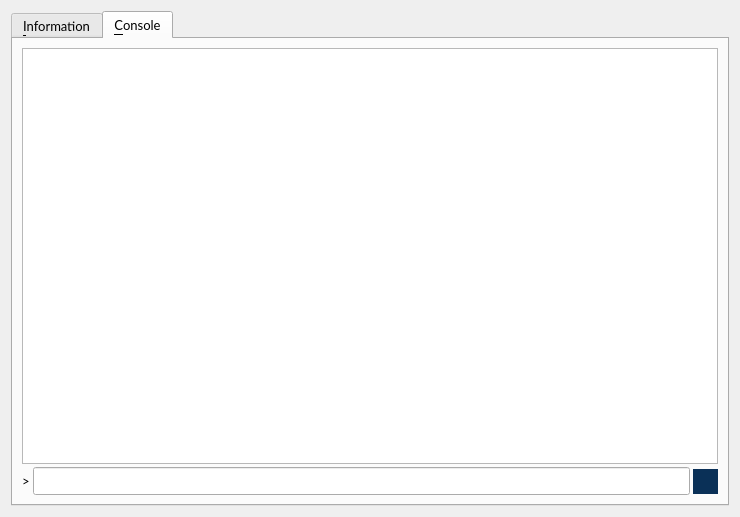
<?xml version="1.0" encoding="UTF-8"?>
<ui version="4.0">
 <class>RPCConsole</class>
 <widget class="QDialog" name="RPCConsole">
  <property name="geometry">
   <rect>
    <x>0</x>
    <y>0</y>
    <width>740</width>
    <height>517</height>
   </rect>
  </property>
  <property name="windowTitle">
   <string>VeriCoin - Debug window</string>
  </property>
  <layout class="QVBoxLayout" name="verticalLayout_2">
   <item>
    <widget class="QTabWidget" name="tabWidget">
     <property name="font">
      <font>
       <family>Lato</family>
       <pointsize>10</pointsize>
      </font>
     </property>
     <property name="currentIndex">
      <number>1</number>
     </property>
     <widget class="QWidget" name="tab_info">
      <attribute name="title">
       <string>&amp;Information</string>
      </attribute>
      <layout class="QGridLayout" name="gridLayout" columnstretch="0,1">
       <property name="horizontalSpacing">
        <number>12</number>
       </property>
       <item row="0" column="0">
        <widget class="QLabel" name="label_9">
         <property name="font">
          <font>
           <weight>75</weight>
           <bold>true</bold>
          </font>
         </property>
         <property name="text">
          <string>VeriCoin Core</string>
         </property>
        </widget>
       </item>
       <item row="1" column="0">
        <widget class="QLabel" name="label_5">
         <property name="text">
          <string>Client name</string>
         </property>
        </widget>
       </item>
       <item row="1" column="1">
        <widget class="QLabel" name="clientName">
         <property name="cursor">
          <cursorShape>IBeamCursor</cursorShape>
         </property>
         <property name="text">
          <string>N/A</string>
         </property>
         <property name="textFormat">
          <enum>Qt::PlainText</enum>
         </property>
         <property name="textInteractionFlags">
          <set>Qt::LinksAccessibleByMouse|Qt::TextSelectableByKeyboard|Qt::TextSelectableByMouse</set>
         </property>
        </widget>
       </item>
       <item row="2" column="0">
        <widget class="QLabel" name="label_6">
         <property name="text">
          <string>Client version</string>
         </property>
        </widget>
       </item>
       <item row="2" column="1">
        <widget class="QLabel" name="clientVersion">
         <property name="cursor">
          <cursorShape>IBeamCursor</cursorShape>
         </property>
         <property name="text">
          <string>N/A</string>
         </property>
         <property name="textFormat">
          <enum>Qt::PlainText</enum>
         </property>
         <property name="textInteractionFlags">
          <set>Qt::LinksAccessibleByMouse|Qt::TextSelectableByKeyboard|Qt::TextSelectableByMouse</set>
         </property>
        </widget>
       </item>
       <item row="3" column="0">
        <widget class="QLabel" name="label_14">
         <property name="text">
          <string>Using OpenSSL version</string>
         </property>
         <property name="indent">
          <number>10</number>
         </property>
        </widget>
       </item>
       <item row="3" column="1">
        <widget class="QLabel" name="openSSLVersion">
         <property name="cursor">
          <cursorShape>IBeamCursor</cursorShape>
         </property>
         <property name="text">
          <string>N/A</string>
         </property>
         <property name="textFormat">
          <enum>Qt::PlainText</enum>
         </property>
         <property name="textInteractionFlags">
          <set>Qt::LinksAccessibleByMouse|Qt::TextSelectableByKeyboard|Qt::TextSelectableByMouse</set>
         </property>
        </widget>
       </item>
       <item row="4" column="0">
        <widget class="QLabel" name="label_12">
         <property name="text">
          <string>Build date</string>
         </property>
        </widget>
       </item>
       <item row="4" column="1">
        <widget class="QLabel" name="buildDate">
         <property name="cursor">
          <cursorShape>IBeamCursor</cursorShape>
         </property>
         <property name="text">
          <string>N/A</string>
         </property>
         <property name="textFormat">
          <enum>Qt::PlainText</enum>
         </property>
         <property name="textInteractionFlags">
          <set>Qt::LinksAccessibleByMouse|Qt::TextSelectableByKeyboard|Qt::TextSelectableByMouse</set>
         </property>
        </widget>
       </item>
       <item row="5" column="0">
        <widget class="QLabel" name="label_13">
         <property name="text">
          <string>Startup time</string>
         </property>
        </widget>
       </item>
       <item row="5" column="1">
        <widget class="QLabel" name="startupTime">
         <property name="cursor">
          <cursorShape>IBeamCursor</cursorShape>
         </property>
         <property name="text">
          <string>N/A</string>
         </property>
         <property name="textFormat">
          <enum>Qt::PlainText</enum>
         </property>
         <property name="textInteractionFlags">
          <set>Qt::LinksAccessibleByMouse|Qt::TextSelectableByKeyboard|Qt::TextSelectableByMouse</set>
         </property>
        </widget>
       </item>
       <item row="6" column="0">
        <widget class="QLabel" name="label_11">
         <property name="font">
          <font>
           <weight>75</weight>
           <bold>true</bold>
          </font>
         </property>
         <property name="text">
          <string>Network</string>
         </property>
        </widget>
       </item>
       <item row="7" column="0">
        <widget class="QLabel" name="label_7">
         <property name="text">
          <string>Number of connections</string>
         </property>
        </widget>
       </item>
       <item row="7" column="1">
        <widget class="QLabel" name="numberOfConnections">
         <property name="cursor">
          <cursorShape>IBeamCursor</cursorShape>
         </property>
         <property name="text">
          <string>N/A</string>
         </property>
         <property name="textFormat">
          <enum>Qt::PlainText</enum>
         </property>
         <property name="textInteractionFlags">
          <set>Qt::LinksAccessibleByMouse|Qt::TextSelectableByKeyboard|Qt::TextSelectableByMouse</set>
         </property>
        </widget>
       </item>
       <item row="8" column="0">
        <widget class="QLabel" name="label_8">
         <property name="text">
          <string>On testnet</string>
         </property>
        </widget>
       </item>
       <item row="8" column="1">
        <widget class="QCheckBox" name="isTestNet">
         <property name="enabled">
          <bool>false</bool>
         </property>
         <property name="text">
          <string/>
         </property>
        </widget>
       </item>
       <item row="9" column="0">
        <widget class="QLabel" name="label_10">
         <property name="font">
          <font>
           <weight>75</weight>
           <bold>true</bold>
          </font>
         </property>
         <property name="text">
          <string>Block chain</string>
         </property>
        </widget>
       </item>
       <item row="10" column="0">
        <widget class="QLabel" name="label_3">
         <property name="text">
          <string>Current number of blocks</string>
         </property>
        </widget>
       </item>
       <item row="10" column="1">
        <widget class="QLabel" name="numberOfBlocks">
         <property name="cursor">
          <cursorShape>IBeamCursor</cursorShape>
         </property>
         <property name="text">
          <string>N/A</string>
         </property>
         <property name="textFormat">
          <enum>Qt::PlainText</enum>
         </property>
         <property name="textInteractionFlags">
          <set>Qt::LinksAccessibleByMouse|Qt::TextSelectableByKeyboard|Qt::TextSelectableByMouse</set>
         </property>
        </widget>
       </item>
       <item row="11" column="0">
        <widget class="QLabel" name="label_4">
         <property name="text">
          <string>Estimated total blocks</string>
         </property>
        </widget>
       </item>
       <item row="11" column="1">
        <widget class="QLabel" name="totalBlocks">
         <property name="cursor">
          <cursorShape>IBeamCursor</cursorShape>
         </property>
         <property name="text">
          <string>N/A</string>
         </property>
         <property name="textFormat">
          <enum>Qt::PlainText</enum>
         </property>
         <property name="textInteractionFlags">
          <set>Qt::LinksAccessibleByMouse|Qt::TextSelectableByKeyboard|Qt::TextSelectableByMouse</set>
         </property>
        </widget>
       </item>
       <item row="12" column="0">
        <widget class="QLabel" name="label_2">
         <property name="text">
          <string>Last block time</string>
         </property>
        </widget>
       </item>
       <item row="12" column="1">
        <widget class="QLabel" name="lastBlockTime">
         <property name="cursor">
          <cursorShape>IBeamCursor</cursorShape>
         </property>
         <property name="text">
          <string>N/A</string>
         </property>
         <property name="textFormat">
          <enum>Qt::PlainText</enum>
         </property>
         <property name="textInteractionFlags">
          <set>Qt::LinksAccessibleByMouse|Qt::TextSelectableByKeyboard|Qt::TextSelectableByMouse</set>
         </property>
        </widget>
       </item>
       <item row="13" column="0">
        <spacer name="verticalSpacer_2">
         <property name="orientation">
          <enum>Qt::Vertical</enum>
         </property>
         <property name="sizeHint" stdset="0">
          <size>
           <width>20</width>
           <height>20</height>
          </size>
         </property>
        </spacer>
       </item>
       <item row="14" column="0">
        <widget class="QLabel" name="labelDebugLogfile">
         <property name="font">
          <font>
           <weight>75</weight>
           <bold>true</bold>
          </font>
         </property>
         <property name="text">
          <string>Debug log file</string>
         </property>
        </widget>
       </item>
       <item row="15" column="0">
        <widget class="QPushButton" name="openDebugLogfileButton">
         <property name="minimumSize">
          <size>
           <width>120</width>
           <height>25</height>
          </size>
         </property>
         <property name="font">
          <font>
           <family>Lato</family>
           <pointsize>10</pointsize>
          </font>
         </property>
         <property name="toolTip">
          <string>Open the VeriCoin debug log file from the current data directory. This can take a few seconds for large log files.</string>
         </property>
         <property name="styleSheet">
          <string notr="true">QPushButton { background : #0a3057; border : none; color: #FFFFFF} QPushButton:hover { background : #418BCA; } 
QPushButton:pressed { background : #418BCA; }</string>
         </property>
         <property name="text">
          <string>&amp;Open</string>
         </property>
         <property name="autoDefault">
          <bool>false</bool>
         </property>
        </widget>
       </item>
       <item row="16" column="0">
        <widget class="QLabel" name="labelCLOptions">
         <property name="font">
          <font>
           <weight>75</weight>
           <bold>true</bold>
          </font>
         </property>
         <property name="text">
          <string>Command-line options</string>
         </property>
        </widget>
       </item>
       <item row="17" column="0">
        <widget class="QPushButton" name="showCLOptionsButton">
         <property name="minimumSize">
          <size>
           <width>120</width>
           <height>25</height>
          </size>
         </property>
         <property name="font">
          <font>
           <family>Lato</family>
           <pointsize>10</pointsize>
          </font>
         </property>
         <property name="toolTip">
          <string>Show the VeriCoin-Qt help message to get a list with possible VeriCoin command-line options.</string>
         </property>
         <property name="styleSheet">
          <string notr="true">QPushButton { background : #0a3057; border : none; color: #FFFFFF} QPushButton:hover { background : #418BCA; } 
QPushButton:pressed { background : #418BCA; }</string>
         </property>
         <property name="text">
          <string>&amp;Show</string>
         </property>
         <property name="autoDefault">
          <bool>false</bool>
         </property>
        </widget>
       </item>
       <item row="18" column="0">
        <spacer name="verticalSpacer">
         <property name="orientation">
          <enum>Qt::Vertical</enum>
         </property>
         <property name="sizeHint" stdset="0">
          <size>
           <width>20</width>
           <height>40</height>
          </size>
         </property>
        </spacer>
       </item>
      </layout>
     </widget>
     <widget class="QWidget" name="tab_console">
      <attribute name="title">
       <string>&amp;Console</string>
      </attribute>
      <layout class="QVBoxLayout" name="verticalLayout_3">
       <property name="spacing">
        <number>3</number>
       </property>
       <item>
        <widget class="QTextEdit" name="messagesWidget">
         <property name="minimumSize">
          <size>
           <width>0</width>
           <height>100</height>
          </size>
         </property>
         <property name="readOnly">
          <bool>true</bool>
         </property>
         <property name="tabKeyNavigation" stdset="0">
          <bool>false</bool>
         </property>
         <property name="columnCount" stdset="0">
          <number>2</number>
         </property>
        </widget>
       </item>
       <item>
        <layout class="QHBoxLayout" name="horizontalLayout">
         <property name="spacing">
          <number>3</number>
         </property>
         <item>
          <widget class="QLabel" name="label">
           <property name="text">
            <string notr="true">&gt;</string>
           </property>
          </widget>
         </item>
         <item>
          <widget class="QLineEdit" name="lineEdit">
           <property name="font">
            <font>
             <pointsize>12</pointsize>
            </font>
           </property>
          </widget>
         </item>
         <item>
          <widget class="QPushButton" name="clearButton">
           <property name="minimumSize">
            <size>
             <width>25</width>
             <height>25</height>
            </size>
           </property>
           <property name="maximumSize">
            <size>
             <width>24</width>
             <height>24</height>
            </size>
           </property>
           <property name="toolTip">
            <string>Clear console</string>
           </property>
           <property name="styleSheet">
            <string notr="true">QPushButton { background : #0a3057; border : none; color: #FFFFFF} QPushButton:hover { background : #418BCA; } 
QPushButton:pressed { background : #418BCA; }</string>
           </property>
           <property name="text">
            <string/>
           </property>
           <property name="icon">
            <iconset resource="../bitcoin.qrc">
             <normaloff>:/icons/remove</normaloff>:/icons/remove</iconset>
           </property>
           <property name="iconSize">
            <size>
             <width>12</width>
             <height>12</height>
            </size>
           </property>
           <property name="shortcut">
            <string notr="true">Ctrl+L</string>
           </property>
           <property name="autoDefault">
            <bool>false</bool>
           </property>
          </widget>
         </item>
        </layout>
       </item>
      </layout>
     </widget>
    </widget>
   </item>
  </layout>
 </widget>
 <resources>
  <include location="../bitcoin.qrc"/>
 </resources>
 <connections/>
</ui>
